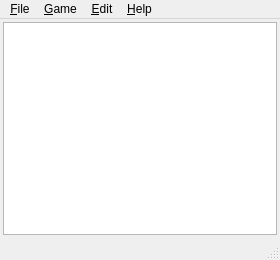
<?xml version="1.0" encoding="UTF-8"?>
<ui version="4.0">
 <class>MainWindow</class>
 <widget class="QMainWindow" name="MainWindow">
  <property name="geometry">
   <rect>
    <x>0</x>
    <y>0</y>
    <width>280</width>
    <height>260</height>
   </rect>
  </property>
  <property name="windowTitle">
   <string>Minefield</string>
  </property>
  <widget class="QWidget" name="centralwidget">
   <layout class="QGridLayout" name="gridLayout">
    <property name="margin">
     <number>3</number>
    </property>
    <item row="0" column="0">
     <widget class="Viewer" name="viewer">
      <property name="minimumSize">
       <size>
        <width>100</width>
        <height>100</height>
       </size>
      </property>
      <property name="verticalScrollBarPolicy">
       <enum>Qt::ScrollBarAsNeeded</enum>
      </property>
      <property name="horizontalScrollBarPolicy">
       <enum>Qt::ScrollBarAsNeeded</enum>
      </property>
      <property name="alignment">
       <set>Qt::AlignLeading|Qt::AlignLeft|Qt::AlignTop</set>
      </property>
      <property name="renderHints">
       <set>QPainter::Antialiasing|QPainter::HighQualityAntialiasing|QPainter::SmoothPixmapTransform|QPainter::TextAntialiasing</set>
      </property>
      <property name="viewportUpdateMode">
       <enum>QGraphicsView::FullViewportUpdate</enum>
      </property>
     </widget>
    </item>
   </layout>
  </widget>
  <widget class="QMenuBar" name="menubar">
   <property name="geometry">
    <rect>
     <x>0</x>
     <y>0</y>
     <width>280</width>
     <height>22</height>
    </rect>
   </property>
   <widget class="QMenu" name="menu_Spiel">
    <property name="title">
     <string>&amp;Game</string>
    </property>
    <addaction name="action_spiel5"/>
    <addaction name="action_spiel10"/>
    <addaction name="action_spiel15"/>
    <addaction name="action_eigenes_spiel"/>
   </widget>
   <widget class="QMenu" name="menu_Hilfe">
    <property name="title">
     <string>&amp;Help</string>
    </property>
    <addaction name="action_about"/>
    <addaction name="action_about_qt"/>
   </widget>
   <widget class="QMenu" name="menu_Bearbeiten">
    <property name="title">
     <string>&amp;Edit</string>
    </property>
    <addaction name="action_highscore"/>
   </widget>
   <widget class="QMenu" name="menu_datei">
    <property name="title">
     <string>&amp;File</string>
    </property>
    <addaction name="action_schliessen"/>
   </widget>
   <addaction name="menu_datei"/>
   <addaction name="menu_Spiel"/>
   <addaction name="menu_Bearbeiten"/>
   <addaction name="menu_Hilfe"/>
  </widget>
  <widget class="QStatusBar" name="statusbar"/>
  <action name="action_spiel5">
   <property name="text">
    <string>New &amp;easy game</string>
   </property>
  </action>
  <action name="action_about">
   <property name="text">
    <string>About Minefield</string>
   </property>
  </action>
  <action name="action_about_qt">
   <property name="text">
    <string>About QT</string>
   </property>
  </action>
  <action name="action_spiel10">
   <property name="text">
    <string>New &amp;medium game</string>
   </property>
  </action>
  <action name="action_spiel15">
   <property name="text">
    <string>New &amp;hard game</string>
   </property>
  </action>
  <action name="action_eigenes_spiel">
   <property name="text">
    <string>New &amp;own game</string>
   </property>
  </action>
  <action name="action_highscore">
   <property name="text">
    <string>Show highscore</string>
   </property>
  </action>
  <action name="action_schliessen">
   <property name="text">
    <string>Close</string>
   </property>
  </action>
 </widget>
 <customwidgets>
  <customwidget>
   <class>Viewer</class>
   <extends>QGraphicsView</extends>
   <header>Viewer.h</header>
  </customwidget>
 </customwidgets>
 <resources>
  <include location="resourcen.qrc"/>
 </resources>
 <connections/>
</ui>
